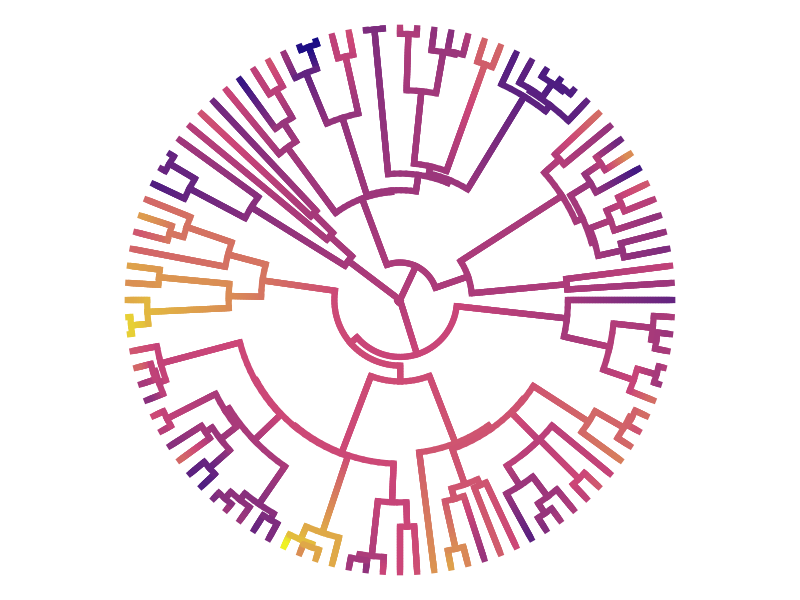

Here is the R script that generated this plot:
library(phytools)

# simulate a birth-death tree with 100 tips
tree <- pbtree(n=100)

# simulate a continuous character for the tips
x <- fastBM(tree)

# perform ancestral state reconstruction
test.contMap <- contMap(tree, x, plot=F)

# set the color scheme to viridis
cMap <- setMap(test.contMap, c('#0D0887FF','#CC4678FF','#F0F921FF'))

# plot the tree and the character history
png(filename='logo.png', bg='transparent', res=100)
plot(cMap, outline=F, legend=F, type='fan', lwd=6, ftype='off')
dev.off()
